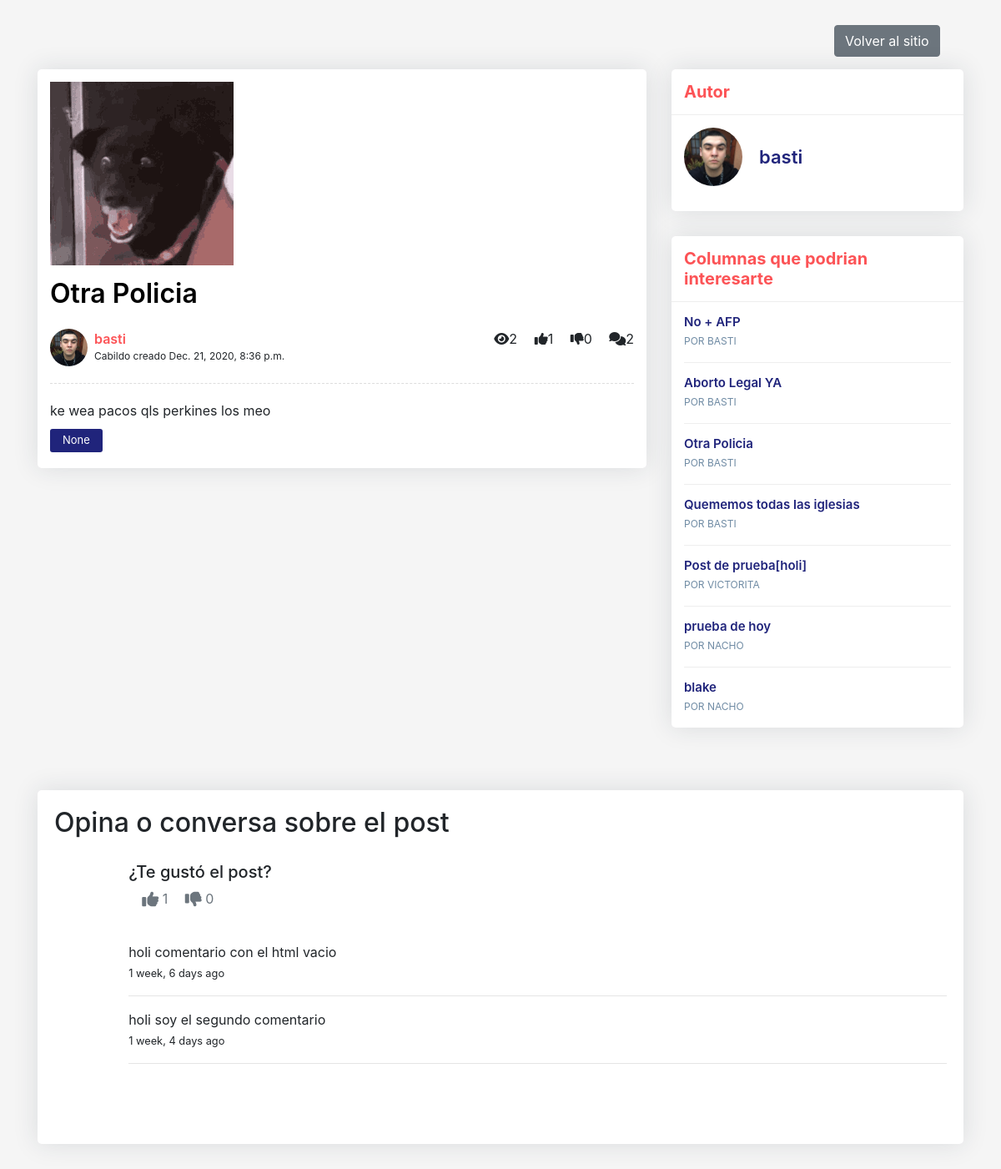
/otra-policia/, run on an earlier commit of the app's database.
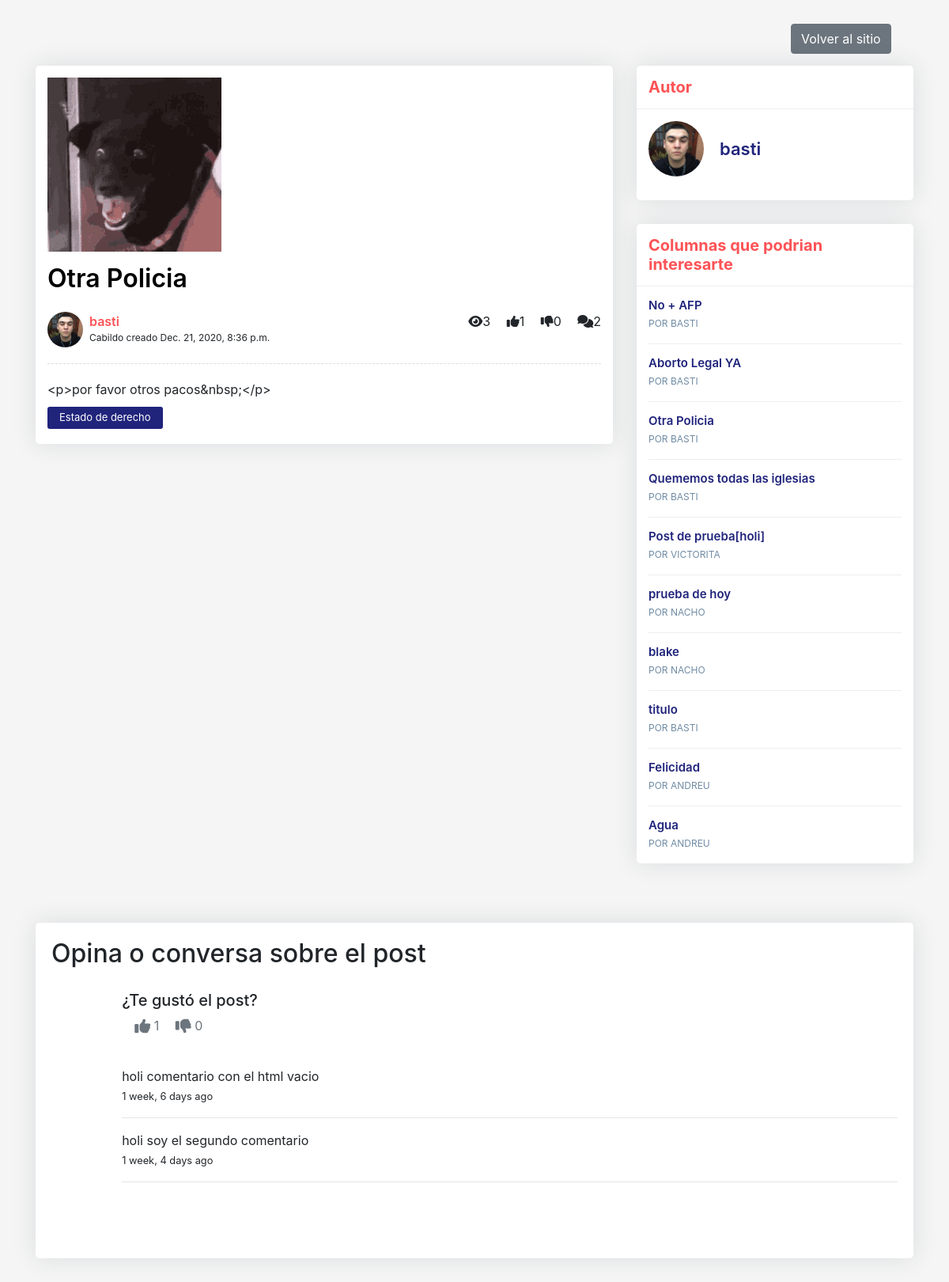
And on a later commit of the database.
### posts/models.py (models this page shows, shortened)
class Post(models.Model):
    title = models.CharField(max_length=100)
    categoria = models.CharField(max_length=200, null=True, choices=CATEGORIAS)
    concepto = models.CharField(max_length=200, choices=TODOS_LOS_CONCEPTOS, null=True)
    content = RichTextField(blank=True, null=True)
    thumbnail = models.ImageField(blank=True, null=True)
    publish_date = models.DateTimeField(auto_now_add=True)
    last_update = models.DateTimeField(auto_now = True)
    author = models.ForeignKey(User, on_delete=models.CASCADE)
    slug = models.SlugField(max_length=200,unique=True)
    def get_absolute_url(self):
        return reverse("detail", kwargs={
            'slug': self.slug
        })
    def get_like_url(self):
        return reverse("like", kwargs={
            'slug': self.slug
        })
    @property
    def comments(self):
        return self.comment_set.all()
    @property
    def get_comment_count(self):
        return self.comment_set.all().count()
    @property
    def get_view_count(self):
        return self.postview_set.all().count()
    @property
    def get_like_count(self):
        return self.like_set.all().count()
    @property
    def get_dislike_count(self):
        return self.dislike_set.all().count()

class User(AbstractUser):
    pass
    def __str__(self):
        return str(self.username)

class Comment(models.Model):
    user = models.ForeignKey(User, on_delete=models.CASCADE)
    post = models.ForeignKey(Post, on_delete=models.CASCADE)
    timestamp = models.DateTimeField(auto_now_add = True)
    content = models.TextField()

class Profile(models.Model):
    user = models.OneToOneField(User, on_delete=models.CASCADE)
    image = models.ImageField(default= 'default.jpg', upload_to='profile_pics')

### posts/views.py (the view, shortened to what this page needs)
# urls.py: path('<slug>/', PostDetailView.as_view(), name='detail'),
class PostDetailView(DetailView):
    model = Post
    def get_context_data(self, **kwargs):
        context = super().get_context_data(**kwargs)
        context.update({
            'form': CommentForm(),
            'all_posts': Post.objects.all(),
        })
        return context
    def get_object(self, **kwargs):
        object = super().get_object(**kwargs)
        if self.request.user.is_authenticated:
            PostView.objects.get_or_create(user=self.request.user, post=object)
        return object

### templates/posts/post_detail.html (shortened to what the changed rows need)
{% load crispy_forms_tags %}
{% load static %}
<!DOCTYPE html>
<html lang="en">
<head>
        <link rel="stylesheet" href="{% static '/css/estilos.css' %}">
        <link rel="stylesheet" href="https://cdn.jsdelivr.net/npm/bootstrap@4.5.3/dist/css/bootstrap.min.css">
</head>
<body>
    <div class="blog-single gray-bg">
        <div class="container">
            <div class="row align-items-start">
                <div class="col-lg-8 m-15px-tb">
                    <article class="article">
                        <div class="article-img">
                            <img src="{{ object.thumbnail.url }}" title="" alt="img-elegida-usuario">
                        </div>
                        <div class="article-title">
                            <h2>{{object.title}}</h2>
                            <div class="media">
                                <div class="avatar">
                                    <img src="{{ object.author.profile.image.url }}" title="" alt="foto-perfil-usuario">
                                </div>
                                <div class="media-body">
                                    <label>{{ object.author }}</label>
                                    <span>Cabildo creado {{ object.publish_date }}</span>
                                </div>
                                <div>
                                    <span><i class = 'fas fa-eye ml-3'></i>{{ object.get_view_count }}</span>
                                    <span><i class = 'fas fa-thumbs-up ml-3'></i>{{ object.get_like_count }}</span>
                                    <span><i class = 'fas fa-thumbs-down ml-3'></i>{{ object.get_dislike_count }}</span>
                                    <span><i class = 'fas fa-comments ml-3'></i>{{ object.get_comment_count }}</span>
                                </div>
                            </div>
                        </div>
                        <div class="article-content">
                            {{ object.content }}
                        </div>
                        <div class="nav tag-cloud">
                            <a href="#">{{ object.concepto}}</a>
                        </div>
                    </article>
                </div>
                <div class="col-lg-4 m-15px-tb blog-aside">
                    <div class="widget widget-author">
                        <div class="widget-body">
                            <div class="media align-items-center">
                                <div class="avatar">
                                    <img src="{{ object.author.profile.image.url }}" title="" alt="foto-perfil-usuario">
                                </div>
                                <div class="media-body">
                                    <h6>{{ object.author }}</h6>
                                </div>
                            </div>
                        </div>
                    </div>
                    <div class="widget widget-latest-post">
                        <div class="widget-body">
                            {% for post in all_posts %}
                            <div class="latest-post-aside media">
                                <div class="lpa-left media-body">
                                    <div class="lpa-title">
                                        <h5><a href="{{ post.get_absolute_url }}">{{ post.title }}</a></h5>
                                    </div>
                                    <div class="lpa-meta">
                                        <a class="name" href="#">
                                            Por {{ post.author }}
                                        </a>
                                    </div>
                                </div>
                            </div>
                            {% endfor %}
                        </div>
                    </div>
                </div>
            </div>
        </div>
    </div>
    <div class="blog-single gray-bg">
        <div class="container">
            <div class="contact-form article-comment">
                <h2>Opina o conversa sobre el post</h4>
                    <div style="padding-top: 20px; padding-bottom: 20px;" class="offset-1">
                        <h5>¿Te gustó el post?</h5>
                        <a class='text-muted ml-3' href='{{ object.get_like_url }}'>
                            <i class ='fas fa-thumbs-up fa-lg'></i>
                            {{ object.get_like_count }}
                        </a>
                        <a class='text-muted ml-3' href='{{ object.get_dislike_url }}'>
                            <i class ='fas fa-thumbs-down fa-lg'></i>
                            {{ object.get_dislike_count }}
                        </a>
                    </div>
                    <div style="padding-top: 20px; padding-bottom: 20px;" class="offset-1">
                        {% for comment in object.comments %}
                        <div>
                            <p>{{ comment.content }}
                            <br />
                            <small>{{ comment.timestamp|timesince }} ago</small>
                            </p>
                        </div>
                        <hr />
                        {% endfor %}
                    </div>
                    <div style="padding-top: 20px; padding-bottom: 20px;" class="offset-1">
                    </div>
            </div>
        </div>
    </div>
</body>
</html>

What changed in the data, as far as the page shows it:
changed Post "Otra Policia": get_view_count "2" → "3"; content "ke wea pacos qls perkines los meo" → "<p>por favor otros pacos&nbsp;</p>"; concepto "None" → "Estado de derecho"
added Post: title "titulo", author "BASTI"
added Post: title "Felicidad", author "ANDREU"
added Post: title "Agua", author "ANDREU"
